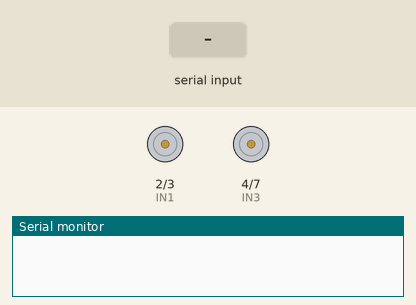
Recording of a sketch running on a simulated Arduino Uno, built with avr-gcc and run on an emulated ATmega328P. Shown: motor-driver pin pairs drawn as motors (green arrow = first pin HIGH = forward, orange = second pin HIGH = backward, longer = more drive, scaled by the enable pin), the last lines printed to the serial monitor. The test bench sets the inputs (shaded band).

Above: at 1.2 s.
1.3 s: "f" received over Serial
At 2.71 s:
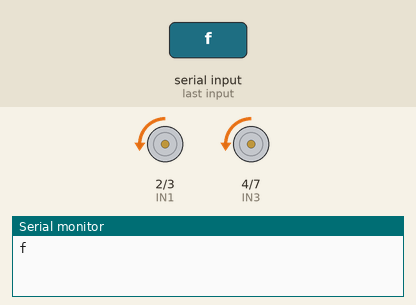
At 4.29 s:
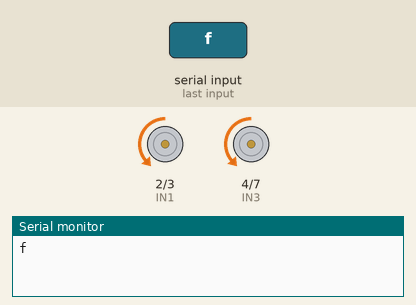
7.3 s: "b" received over Serial
13.3 s: "l" received over Serial
16.2 s: "r" received over Serial
At 16.5 s:
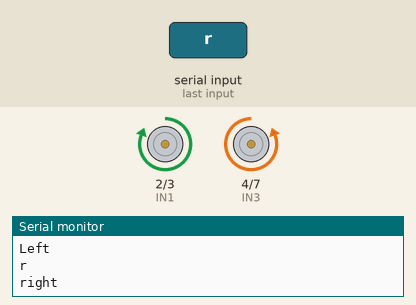
17.7 s: "c" received over Serial
At 17.85 s:
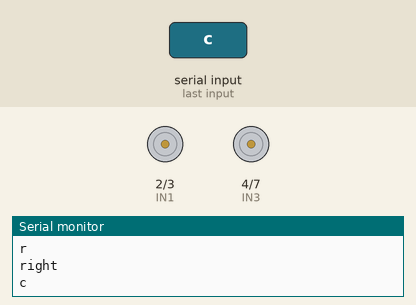
20.7 s: "s" received over Serial
Timing chart, 0 to 23.7 s (numbered marks = the images above; inputs shaded):
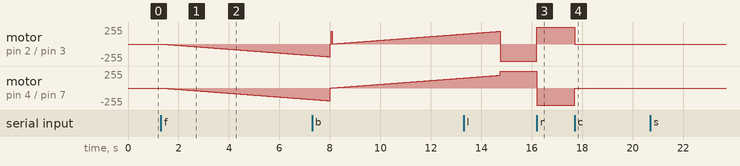

The sketch:

Code_for_Battle_bot_to_move.ino
```cpp
#include <Servo.h>

/**
 * Motor shield (L298N)
 */
const int ENA = 5; // Port 5: Enable A
const int ENB = 6; // Port 6: Enable B
// IN1: 5v; IN2: GND -> Motor A Direction 1
// IN1: GND; IN2: 5v -> Motor A Direction 2
const int IN1 = 2;
const int IN2 = 3;
// IN3: 5v; IN4: GND -> Motor B Direction 1
// IN3: GND; IN4: 5V -> Motor B Direction 2
const int IN3 = 4;
const int IN4 = 7;
// PWM
const int PWM255 = 255;
const int PWM128 = 128;
// Constants
const int D = 1;
const int timeDelay = 30;
char incomingByte;
/**
 * Global Variables
 */
bool stopFlag = false;

void setup() {
  // put your setup code here, to run once:
// Motor
  pinMode(ENA, OUTPUT);
  pinMode(ENB, OUTPUT);
  pinMode(IN1, OUTPUT);
  pinMode(IN2, OUTPUT);
  pinMode(IN3, OUTPUT);
  pinMode(IN4, OUTPUT);
  digitalWrite(ENA, LOW);
  digitalWrite(ENB, LOW);
  // Serial
  Serial.begin(9600);
}

void loop() {
  // put your main code here, to run repeatedly:
  while(Serial.available() == 0);
  {
      //Bluetooth Command
      incomingByte = Serial.read();
      Serial.println(incomingByte);
      switch(incomingByte)
      {
      case 'f':
        Forward();
        Serial.println("Forward");
        break;
      case 'b':
        Backward();
        Serial.println("Backwards");
        break;
      case 'l':
        Left(PWM255);
        Serial.println("Left");
        break;
      case 'r':
        Right(PWM255);
        Serial.println("right");
        break;
      case 'c':
        Brake();
        Serial.println("brake");
        break;
      case 's':
        StopMove();
        Serial.println("stop");
        break;
      default:
        StopMove();
        break;
      } //Switch
  }
}

/**
 * Forward
 */
void Forward()
{
  digitalWrite(IN1, LOW);
  digitalWrite(IN2, HIGH);
  digitalWrite(IN3, LOW);
  digitalWrite(IN4, HIGH);
  for (int x = 0; x < 192; x++)   // Motor will accelerate from 0 to maximum speed
  {
    analogWrite(ENA, x);
    analogWrite(ENB, x);
    delay(35);
  }
}

/**
 * Backward
 */
void Backward()
{
  digitalWrite(IN1, HIGH);
  digitalWrite(IN2, LOW);
  digitalWrite(IN3, HIGH);
  digitalWrite(IN4, LOW);
  for (int x = 0; x < 192; x++)   // Motor will accelerate from 0 to maximum speed
  {
    analogWrite(ENA, x);
    analogWrite(ENB, x);
    delay(35);
  }
}

/**
 * Left
 */
void Left(int pwm)
{
  analogWrite(ENA, pwm);
  analogWrite(ENB, pwm);
  digitalWrite(IN1, LOW);
  digitalWrite(IN2, HIGH);
  digitalWrite(IN3, HIGH);
  digitalWrite(IN4, LOW);
}

/**
 * Right
 */
void Right(int pwm)
{
  analogWrite(ENA, pwm);
  analogWrite(ENB, pwm);
  digitalWrite(IN1, HIGH);
  digitalWrite(IN2, LOW);
  digitalWrite(IN3, LOW);
  digitalWrite(IN4, HIGH);
}

/**
 * Break
 */
void Brake()
{
  digitalWrite(IN1, HIGH);
  digitalWrite(IN2, HIGH);
  digitalWrite(IN3, HIGH);
  digitalWrite(IN4, HIGH);
   for (int y = 192; y > 0; --y)  // Motor will decelerate from maximum speed to 0
  {
    analogWrite(ENA, y);
    analogWrite(ENB, y);
    delay(20);
  }
}

void StopMove()
{
  analogWrite(ENA, PWM255);
  analogWrite(ENB, PWM255);
  digitalWrite(IN1, LOW);
  digitalWrite(IN2, LOW);
  digitalWrite(IN3, LOW);
  digitalWrite(IN4, LOW);
}
```

Measured:
- after the input at 1.3 s, motor on pin 2 (IN1) / pin 3 (IN2), motor on pin 4 (IN3) / pin 7 (IN4): moves from stopped to backward 171/255 over 6.0 s, starting at once
- after the input at 16.2 s, motor on pin 2 (IN1) / pin 3 (IN2): backward 255/255 → forward 255/255 at once; motor on pin 4 (IN3) / pin 7 (IN4): forward 255/255 → backward 255/255 at once
- after the input at 17.7 s, motor on pin 2 (IN1) / pin 3 (IN2): forward 255/255 → stopped at once; motor on pin 4 (IN3) / pin 7 (IN4): backward 255/255 → stopped at once
